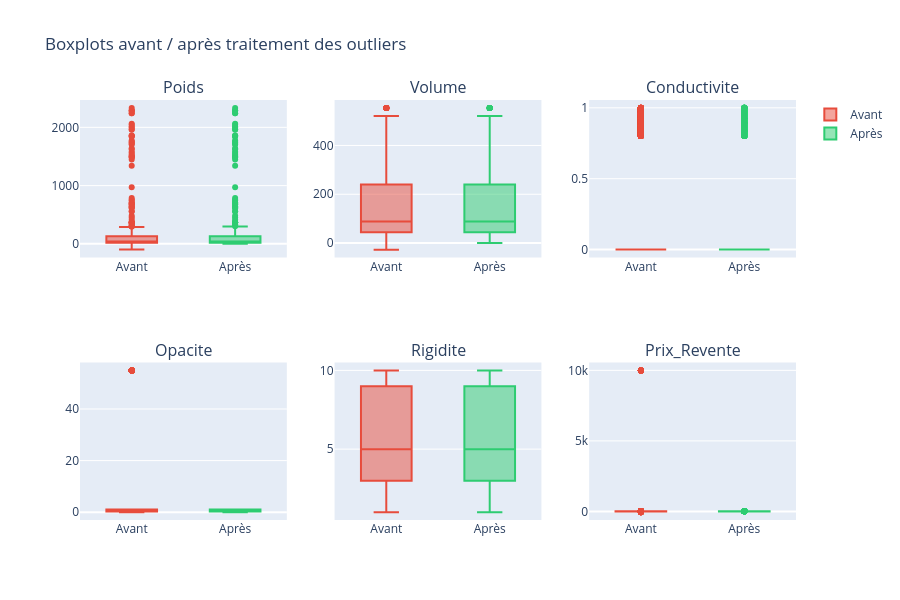

Notebook code for this chart:
### Code cell
fig_box = make_subplots(rows=2, cols=3, subplot_titles=NUMERIC)
for i, col in enumerate(NUMERIC):
    r, c = divmod(i, 3)
    fig_box.add_trace(
        go.Box(y=df[col].dropna(), name="Avant", marker_color="#e74c3c", showlegend=(i == 0)),
        row=r+1, col=c+1
    )
    fig_box.add_trace(
        go.Box(y=df_clean[col].dropna(), name="Après", marker_color="#2ecc71", showlegend=(i == 0)),
        row=r+1, col=c+1
    )
fig_box.update_layout(title_text="Boxplots avant / après traitement des outliers", height=600)
fig_box.show()

### Figure 1 — Plotly figure (JSON) as saved in the notebook; plotly's stock layout.template omitted (floating-point values rounded to 4 significant figures; data arrays with more than 128 entries replaced by an {"elided": "..."} marker saying what was removed)
{"data": [{"marker": {"color": "#e74c3c"}, "name": "Avant", "showlegend": true, "type": "box", "xaxis": "x", "y": {"elided": "9471 float values"}, "yaxis": "y"}, {"marker": {"color": "#2ecc71"}, "name": "Après", "showlegend": true, "type": "box", "xaxis": "x", "y": {"elided": "9367 float values"}, "yaxis": "y"}, {"marker": {"color": "#e74c3c"}, "name": "Avant", "showlegend": false, "type": "box", "xaxis": "x2", "y": {"elided": "9960 float values"}, "yaxis": "y2"}, {"marker": {"color": "#2ecc71"}, "name": "Après", "showlegend": false, "type": "box", "xaxis": "x2", "y": {"elided": "9960 float values"}, "yaxis": "y2"}, {"marker": {"color": "#e74c3c"}, "name": "Avant", "showlegend": false, "type": "box", "xaxis": "x3", "y": {"elided": "9483 float values"}, "yaxis": "y3"}, {"marker": {"color": "#2ecc71"}, "name": "Après", "showlegend": false, "type": "box", "xaxis": "x3", "y": {"elided": "9483 float values"}, "yaxis": "y3"}, {"marker": {"color": "#e74c3c"}, "name": "Avant", "showlegend": false, "type": "box", "xaxis": "x4", "y": {"elided": "9465 float values"}, "yaxis": "y4"}, {"marker": {"color": "#2ecc71"}, "name": "Après", "showlegend": false, "type": "box", "xaxis": "x4", "y": {"elided": "9368 float values"}, "yaxis": "y4"}, {"marker": {"color": "#e74c3c"}, "name": "Avant", "showlegend": false, "type": "box", "xaxis": "x5", "y": {"elided": "9942 float values"}, "yaxis": "y5"}, {"marker": {"color": "#2ecc71"}, "name": "Après", "showlegend": false, "type": "box", "xaxis": "x5", "y": {"elided": "9942 float values"}, "yaxis": "y5"}, {"marker": {"color": "#e74c3c"}, "name": "Avant", "showlegend": false, "type": "box", "xaxis": "x6", "y": {"elided": "9964 float values"}, "yaxis": "y6"}, {"marker": {"color": "#2ecc71"}, "name": "Après", "showlegend": false, "type": "box", "xaxis": "x6", "y": {"elided": "9902 float values"}, "yaxis": "y6"}], "layout": {"annotations": [{"font": {"size": 16}, "showarrow": false, "text": "Poids", "x": 0.1444, "xanchor": "center", "xref": "paper", "y": 1, "yanchor": "bottom", "yref": "paper"}, {"font": {"size": 16}, "showarrow": false, "text": "Volume", "x": 0.5, "xanchor": "center", "xref": "paper", "y": 1, "yanchor": "bottom", "yref": "paper"}, {"font": {"size": 16}, "showarrow": false, "text": "Conductivite", "x": 0.8556, "xanchor": "center", "xref": "paper", "y": 1, "yanchor": "bottom", "yref": "paper"}, {"font": {"size": 16}, "showarrow": false, "text": "Opacite", "x": 0.1444, "xanchor": "center", "xref": "paper", "y": 0.375, "yanchor": "bottom", "yref": "paper"}, {"font": {"size": 16}, "showarrow": false, "text": "Rigidite", "x": 0.5, "xanchor": "center", "xref": "paper", "y": 0.375, "yanchor": "bottom", "yref": "paper"}, {"font": {"size": 16}, "showarrow": false, "text": "Prix_Revente", "x": 0.8556, "xanchor": "center", "xref": "paper", "y": 0.375, "yanchor": "bottom", "yref": "paper"}], "height": 600, "title": {"text": "Boxplots avant / après traitement des outliers"}, "xaxis": {"anchor": "y", "domain": [0, 0.2889]}, "xaxis2": {"anchor": "y2", "domain": [0.3556, 0.6444]}, "xaxis3": {"anchor": "y3", "domain": [0.7111, 1]}, "xaxis4": {"anchor": "y4", "domain": [0, 0.2889]}, "xaxis5": {"anchor": "y5", "domain": [0.3556, 0.6444]}, "xaxis6": {"anchor": "y6", "domain": [0.7111, 1]}, "yaxis": {"anchor": "x", "domain": [0.625, 1]}, "yaxis2": {"anchor": "x2", "domain": [0.625, 1]}, "yaxis3": {"anchor": "x3", "domain": [0.625, 1]}, "yaxis4": {"anchor": "x4", "domain": [0, 0.375]}, "yaxis5": {"anchor": "x5", "domain": [0, 0.375]}, "yaxis6": {"anchor": "x6", "domain": [0, 0.375]}}}
